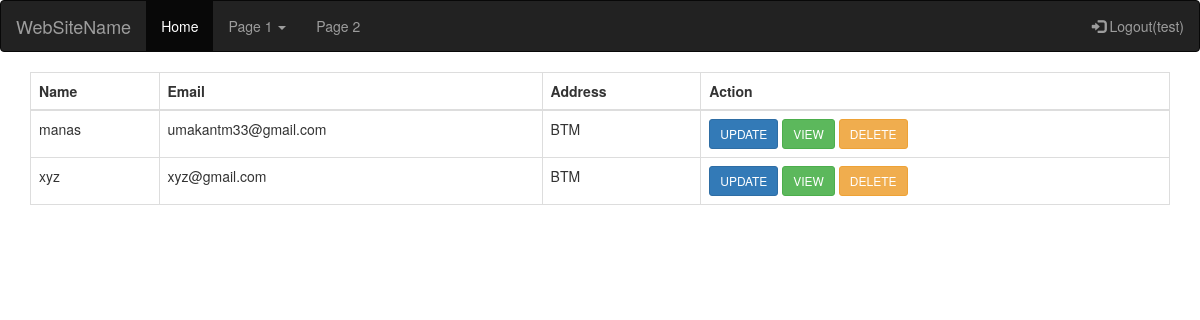
Screenshot of /index (signed in) with the database file from the repository.
### employee/models.py (models this page shows, shortened)
class Student(models.Model):
    name = models.CharField(max_length=50)
    email = models.EmailField(max_length=50, unique=True)
    address = models.CharField(max_length=250)
    class Meta:
        db_table = 'student'

### employee/views.py (the view)
# urls.py: url(r'^index$', views.index, name='index'),
@login_required(login_url='/signin')
def index(request):
    data = Student.objects.all()
    return render(request, 'index.html', {'data':data})

### employee/templates/index.html (shortened to what this page needs)
{% extends 'layout.html' %}
{% block content %}
<table class="table table-bordered">
    <thead>
      <tr>
        <th>Name</th>
        <th>Email</th>
        <th>Address</th>
          <th>Action</th>
      </tr>
    </thead>
    <tbody>
     {% for row in data %}
      <tr>
        <td>{{ row.name }}</td>
        <td>{{ row.email }}</td>
        <td>{{ row.address }}</td>
          <td>
          <span><a href="update/{{ row.id }}" class="btn btn-primary btn-sm">UPDATE</a></span>
          <span><a href="view/{{ row.id }}" class="btn btn-success btn-sm">VIEW</a></span>
          <span><a href="delete/{{ row.id }}" class="btn btn-warning btn-sm delete">DELETE</a></span>
          </td>
      </tr>
     {% endfor%}
    </tbody>
  </table>
{% endblock %}

### employee/templates/layout.html (shortened to what this page needs)
<!DOCTYPE html>
<html lang="en">
<head>
  <link rel="stylesheet" href="https://maxcdn.bootstrapcdn.com/bootstrap/3.3.7/css/bootstrap.min.css">
</head>
<body>
<nav class="navbar navbar-inverse">
  <div class="container-fluid">
    <div class="navbar-header">
      <a class="navbar-brand" href="#">WebSiteName</a>
    </div>
    <ul class="nav navbar-nav">
      <li class="active"><a href="#">Home</a></li>
      <li class="dropdown"><a class="dropdown-toggle" data-toggle="dropdown" href="#">Page 1 <span class="caret"></span></a>
      </li>
      <li><a href="#">Page 2</a></li>
    </ul>
    <ul class="nav navbar-nav navbar-right">
      {% if request.user.username %}
        <li>
            <a href="/logout">
              <span class="glyphicon glyphicon-log-in"></span>
              Logout({{ request.user.username}})
          </a>
        </li>
      {% else %}
      <li><a href="/signup"><span class="glyphicon glyphicon-user"></span> Sign Up</a></li>
      <li><a href="/signin"><span class="glyphicon glyphicon-log-in"></span> Login</a></li>
      {% endif %}
    </ul>
  </div>
</nav>
<div class="container">
    {% block content %}
    {% endblock %}
</div>
</body>
</html>

### rows the page displays
Student: name "manas", email "umakantm33@gmail.com", address "BTM"
Student: name "xyz", email "xyz@gmail.com", address "BTM"

### other values shown
{{ request.user.username }} "test"
